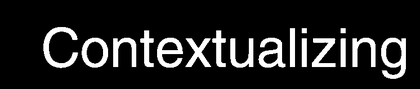
%> input picture h4/test.png, 420 x 89 px, shrunk from 746 x 158 before the run
$ octave test.m   (GNU Octave 9; MATLAB toolbox functions it lacks are replaced by stand-ins)
%> lines starting %> are read from the running program, lines starting %| are printed output that depends on the picture; in (x1, y1, x2, y2) boxes, pixels count from 0 and x2, y2 are one past the last pixel; in counts of white or black regions, pixels touching at a corner belong together; the program's own positions count from 1
### h4/MyImdilate.m
function BW=Myimdilate(bw,se)
BW=zeros(size(bw));
[height,width]=size(bw);
[se_height,se_width]=size(se);
if(mod(se_height,2)==1)
    se_mid_h=ceil(se_height/2);
else
    fprintf('not supported se\n');
    return;
end

if(mod(se_width,2)==1)
    se_mid_w=ceil(se_width/2);
else
    fprintf('not supported se\n');
    return;
end

for se_x=1:se_height
    for se_y=1:se_width
        if(se(se_x,se_y)==1)
            BW=BW|pan(bw,se_x-se_mid_h,se_y-se_mid_w);
        end
    end
end

end

% [16 lines left out: function pan, not called in this run]

### h4/MyImerode.m
function BW=MyImerode(bw,se)
BW=ones(size(bw));
[height,width]=size(bw);
[se_height,se_width]=size(se);
if(mod(se_height,2)==1)
    se_mid_h=ceil(se_height/2);
else
    fprintf('not supported se\n');
    return;
end

if(mod(se_width,2)==1)
    se_mid_w=ceil(se_width/2);
else
    fprintf('not supported se\n');
    return;
end

for se_x=1:se_height
    for se_y=1:se_width
        if(se(se_x,se_y)==1)
            x_offset=-1*(se_x-se_mid_h);
            y_offset=-1*(se_y-se_mid_w);
            BW=BW&pan(bw,x_offset,y_offset);
        end
    end
end
end

% [15 lines left out: function pan, not called in this run]

### h4/test.m
clear;
warning off;
I=imread('test.png');
%> I is the input picture: size 89x420 uint8; min 0, max 255, mean 32.8
bw=im2bw(I);
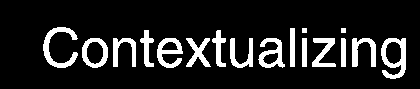
%> bw: size 89x420 logical; 13% white; 17 white regions, largest, box (x1, y1, x2, y2) and area: (381, 38, 406, 79) 522, (43, 27, 78, 68) 493, (157, 38, 183, 68) 401
%figure,imshow(bw);

% call imdilate
se=ones(3);
se(1,3)=0;
dila1=imdilate(bw,se);
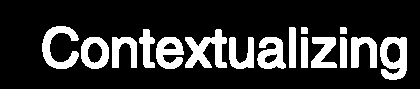
%> dila1: size 89x420 logical; 19.4% white; 16 white regions, largest, box (x1, y1, x2, y2) and area: (185, 29, 227, 68) 854, (380, 37, 407, 80) 773, (42, 26, 79, 69) 728
dila2=MyImdilate(bw,se);
fprintf('matlab imdilate vs. MyImdilate. Is equal? %d\n',isequal(dila1,dila2));
%| matlab imdilate vs. MyImdilate. Is equal? 1

% call imerode
se=ones(3);
se(1,3)=0;
erode1=imerode(bw,se);
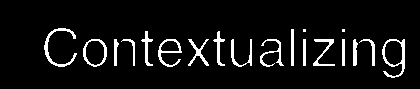
%> erode1: size 89x420 logical; 6.8% white; 19 white regions (2 under 20 px), largest, box (x1, y1, x2, y2) and area: (382, 39, 405, 78) 270, (44, 28, 77, 67) 265, (158, 39, 182, 67) 202
erode2=MyImerode(bw,se);
%> after the loop in MyImerode, `for se_x=1:se_height`: x_offset = -1
fprintf('matlab imerode vs. MyImerode. is equal? %d\n',isequal(erode1,erode2));
%| matlab imerode vs. MyImerode. is equal? 1

% call hitmiss
%> (the run ends here)
